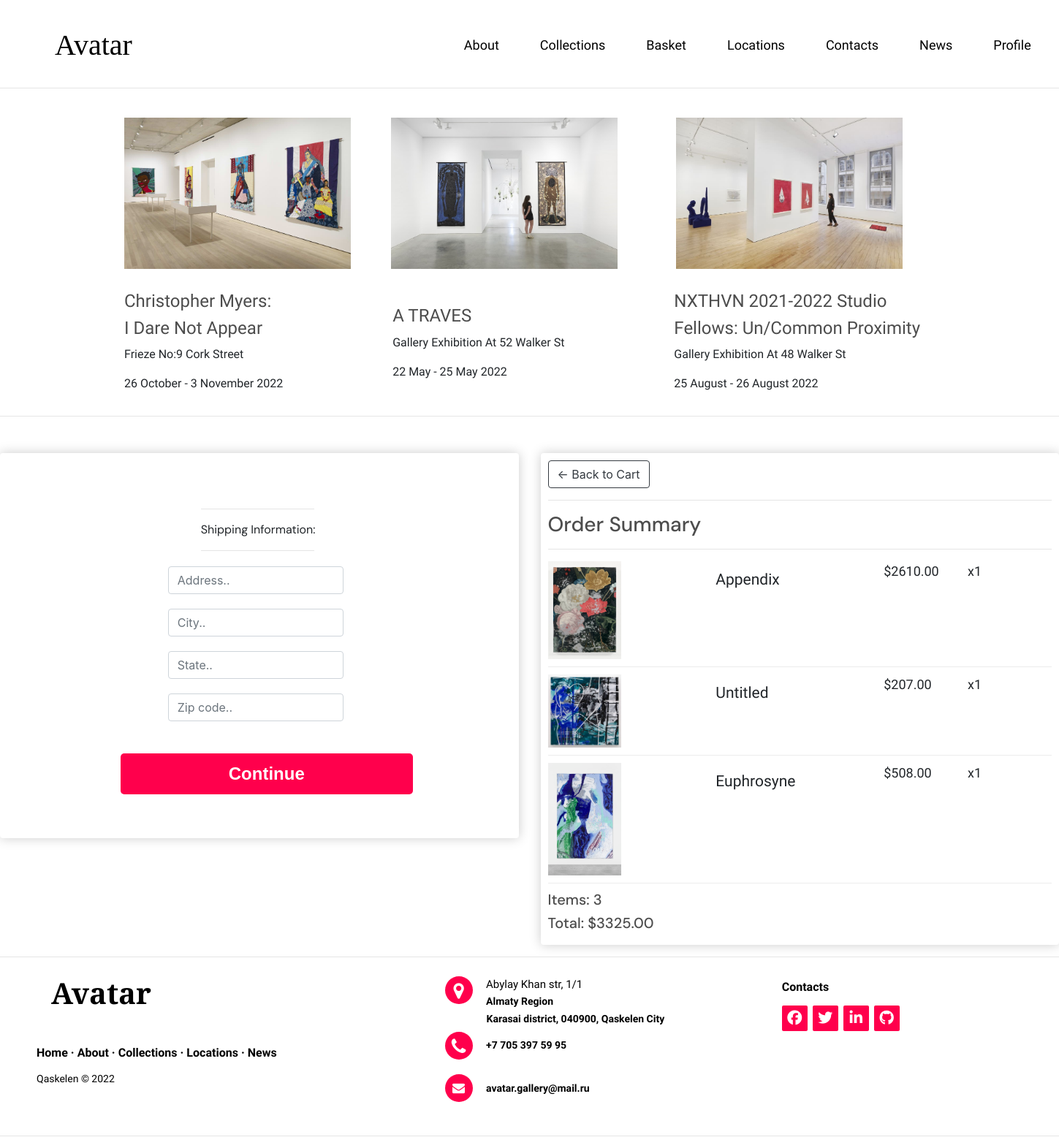
/checkout/ (signed in), run on an earlier commit of the app's database.
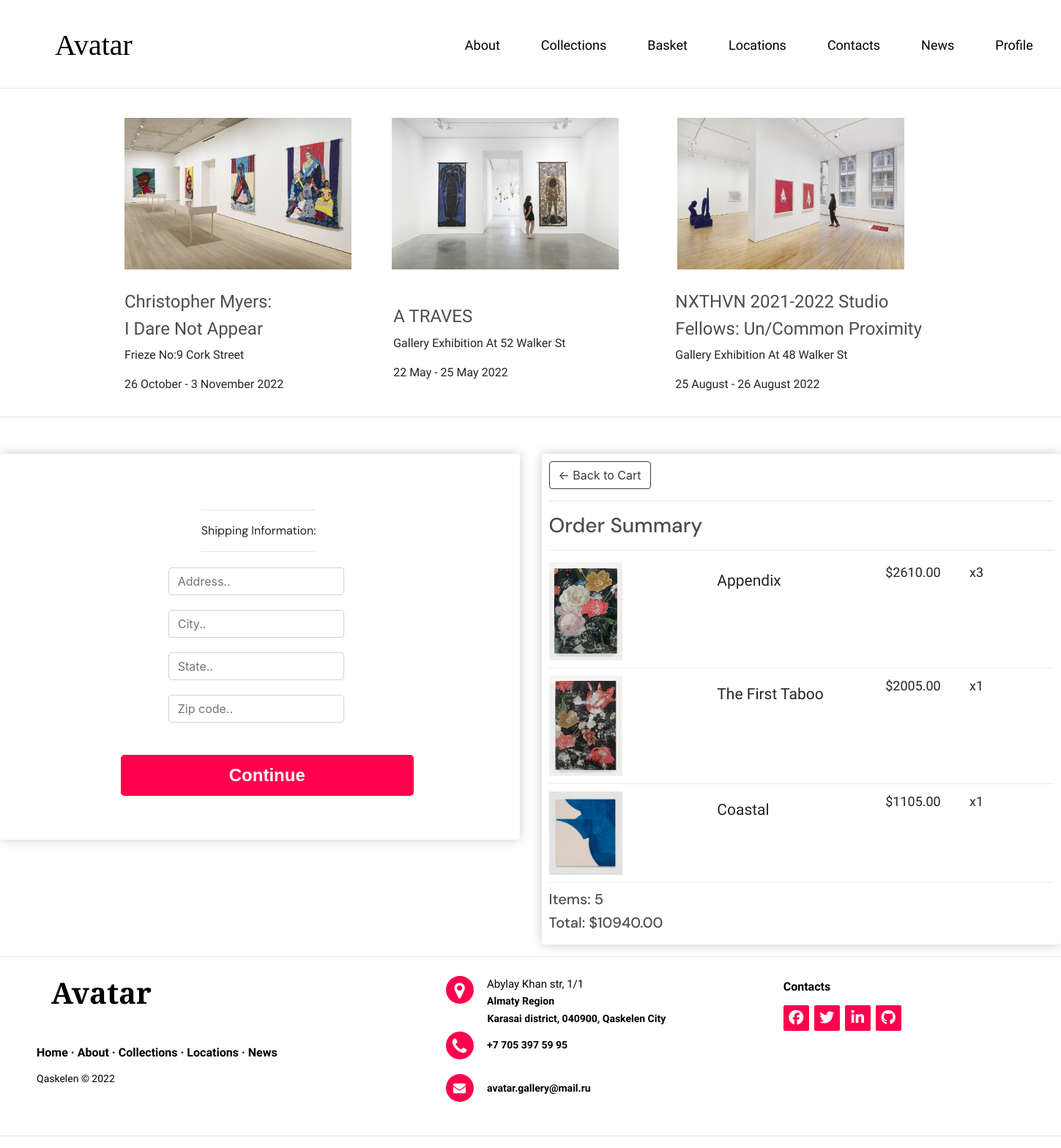
And on a later commit of the database.
### store/models.py (models this page shows, shortened)
class OrderItem(models.Model):
    product = models.ForeignKey(Product, on_delete=models.SET_NULL, blank=True, null=True)
    order = models.ForeignKey(Order, on_delete=models.SET_NULL, blank=True, null=True)
    quantity = models.IntegerField(default=0, null=True, blank=True)
    date_added = models.DateTimeField(auto_now_add=True)
    @property
    def get_total(self):
        total = self.product.price * self.quantity
        return total

class Product(models.Model):
    name = models.CharField(max_length=200, null=True)
    price = models.DecimalField(max_digits=7, decimal_places=2)
    digital = models.BooleanField(default=False, null=True, blank=False)
    image = models.ImageField(null=True, blank=True)
    @property
    def imageURL(self):
        try:
            url = self.image.url
        except:
            url = ''
        return url

class Order(models.Model):
    customer = models.ForeignKey(Customer, on_delete=models.SET_NULL, blank=True, null=True)
    date_ordered = models.DateTimeField(auto_now_add=True)
    complete = models.BooleanField(default=False, null=True, blank=False)
    transaction_id = models.CharField(max_length=200, null=True)
    @property
    def shipping(self):
        shipping = False
        orderitems = self.orderitem_set.all()
        for i in orderitems:
            if i.product.digital == False:
                shipping = True
        return shipping
    @property
    def get_cart_total(self):
        orderitems = self.orderitem_set.all()
        total = sum([item.get_total for item in orderitems])
        return total
    @property
    def get_cart_items(self):
        orderitems = self.orderitem_set.all()
        total = sum([item.quantity for item in orderitems])
        return total

### store/views.py (the view)
# urls.py: path('checkout/', views.checkout, name="checkout"),
def checkout(request):
    data = cartData(request)
    cartItems = data['cartItems']
    order = data['order']
    items = data['items']
    context = {'items':items, 'order': order, 'cartItems':cartItems}
    return render(request, 'store/checkout.html', context)

### store/utils.py (called while the page is built)
def cartData(request):
    if request.user.is_authenticated:
        customer = request.user.customer
        order, created = Order.objects.get_or_create(customer=customer, complete=False)
        items = order.orderitem_set.all()
        cartItems = order.get_cart_items
    else:
        cookieData = cookieCart(request)
        cartItems = cookieData['cartItems']
        order = cookieData['order']
        items = cookieData['items']
    return {'cartItems': cartItems, 'order': order, 'items': items}

### store/templates/store/checkout.html (shortened to what the changed rows need)
{% extends 'store/main.html' %}
{% load static %}
{% block content %}
<br>
<div class="row">
    <div class="col-lg-6">
        <div class="box-element">
            <a class="btn btn-outline-dark" href="{% url 'cart' %}">&#x2190; Back to Cart</a>
            <hr>
            <h3 style="font-family: 'DM Sans', sans-serif;">Order Summary</h3>
            <hr> {% for item in items %}
            <div class="cart-row">
                <div style="flex:2; font-family: 'Poiret One', cursive; font-size: 18px;"><img class="row-image" src="{{item.product.imageURL}}" width="160px"></div>
                <div style="flex:2; font-family: 'Poiret One', cursive; font-size: 18px;"><p style="margin-top: 10px; font-family: 'Poiret One', cursive; font-size: 21px;">{{item.product.name}}</p></div>
                <div style="flex:1; font-family: 'Poiret One', cursive; font-size: 18px;"><p>${{item.product.price}}</p></div>
                <div style="flex:1; font-family: 'Poiret One', cursive; font-size: 18px;"><p>x{{item.quantity}}</p></div>
            </div>
            {% endfor %}
            <h5 style="font-family: 'DM Sans', sans-serif;">Items: {{order.get_cart_items}}</h5>
            <h5 style="font-family: 'DM Sans', sans-serif;">Total: ${{order.get_cart_total}}</h5>
        </div>
    </div>
</div>
{% endblock content %}

What changed in the data, as far as the page shows it:
removed OrderItem: product.imageURL (picture), product.name "Untitled", product.price "207.00", quantity "1"
removed OrderItem: product.imageURL (picture), product.name "Euphrosyne", product.price "508.00", quantity "1"
changed OrderItem "Appendix": quantity "1" → "3"
added OrderItem: product.imageURL (picture), product.name "The First Taboo", product.price "2005.00", quantity "1"
added OrderItem: product.imageURL (picture), product.name "Coastal", product.price "1105.00", quantity "1"
changed through a linked row, Order: get_cart_items "3" → "5"; get_cart_total "3325.00" → "10940.00"
